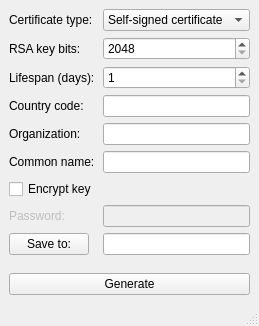
<?xml version="1.0" encoding="UTF-8"?>
<ui version="4.0">
 <class>MainWindow</class>
 <widget class="QMainWindow" name="MainWindow">
  <property name="geometry">
   <rect>
    <x>0</x>
    <y>0</y>
    <width>231</width>
    <height>326</height>
   </rect>
  </property>
  <property name="maximumSize">
   <size>
    <width>231</width>
    <height>326</height>
   </size>
  </property>
  <property name="windowTitle">
   <string>Certificate generator</string>
  </property>
  <widget class="QWidget" name="centralwidget">
   <layout class="QVBoxLayout" name="verticalLayout_2">
    <item>
     <layout class="QFormLayout" name="formLayout">
      <property name="labelAlignment">
       <set>Qt::AlignLeading|Qt::AlignLeft|Qt::AlignVCenter</set>
      </property>
      <item row="0" column="0">
       <widget class="QLabel" name="label">
        <property name="text">
         <string>Certificate type:</string>
        </property>
       </widget>
      </item>
      <item row="0" column="1">
       <widget class="QComboBox" name="certType">
        <item>
         <property name="text">
          <string>Self-signed certificate</string>
         </property>
        </item>
        <item>
         <property name="text">
          <string>Certificate request</string>
         </property>
        </item>
       </widget>
      </item>
      <item row="1" column="0">
       <widget class="QLabel" name="label_2">
        <property name="text">
         <string>RSA key bits:</string>
        </property>
       </widget>
      </item>
      <item row="1" column="1">
       <widget class="QSpinBox" name="rsaBits">
        <property name="minimum">
         <number>2048</number>
        </property>
        <property name="maximum">
         <number>999999999</number>
        </property>
       </widget>
      </item>
      <item row="2" column="0">
       <widget class="QLabel" name="label_3">
        <property name="text">
         <string>Lifespan (days):</string>
        </property>
       </widget>
      </item>
      <item row="2" column="1">
       <widget class="QSpinBox" name="days">
        <property name="minimum">
         <number>1</number>
        </property>
        <property name="maximum">
         <number>1000000000</number>
        </property>
       </widget>
      </item>
      <item row="3" column="0">
       <widget class="QLabel" name="label_4">
        <property name="text">
         <string>Country code:</string>
        </property>
       </widget>
      </item>
      <item row="3" column="1">
       <widget class="QLineEdit" name="countryCode"/>
      </item>
      <item row="4" column="0">
       <widget class="QLabel" name="label_5">
        <property name="text">
         <string>Organization:</string>
        </property>
       </widget>
      </item>
      <item row="4" column="1">
       <widget class="QLineEdit" name="organization"/>
      </item>
      <item row="5" column="0">
       <widget class="QLabel" name="label_6">
        <property name="text">
         <string>Common name:</string>
        </property>
       </widget>
      </item>
      <item row="5" column="1">
       <widget class="QLineEdit" name="commonName"/>
      </item>
      <item row="6" column="0">
       <widget class="QCheckBox" name="encryptKey">
        <property name="text">
         <string>Encrypt key</string>
        </property>
       </widget>
      </item>
      <item row="7" column="0">
       <widget class="QLabel" name="passwordLabel">
        <property name="enabled">
         <bool>false</bool>
        </property>
        <property name="text">
         <string>Password:</string>
        </property>
       </widget>
      </item>
      <item row="7" column="1">
       <widget class="QLineEdit" name="password">
        <property name="enabled">
         <bool>false</bool>
        </property>
        <property name="echoMode">
         <enum>QLineEdit::Password</enum>
        </property>
       </widget>
      </item>
      <item row="8" column="0">
       <widget class="QPushButton" name="saveToButton">
        <property name="text">
         <string>Save to:</string>
        </property>
       </widget>
      </item>
      <item row="8" column="1">
       <widget class="QLineEdit" name="savePath"/>
      </item>
     </layout>
    </item>
    <item>
     <widget class="QPushButton" name="generateButton">
      <property name="text">
       <string>Generate</string>
      </property>
     </widget>
    </item>
   </layout>
  </widget>
  <widget class="QStatusBar" name="statusbar"/>
 </widget>
 <resources/>
 <connections/>
</ui>
